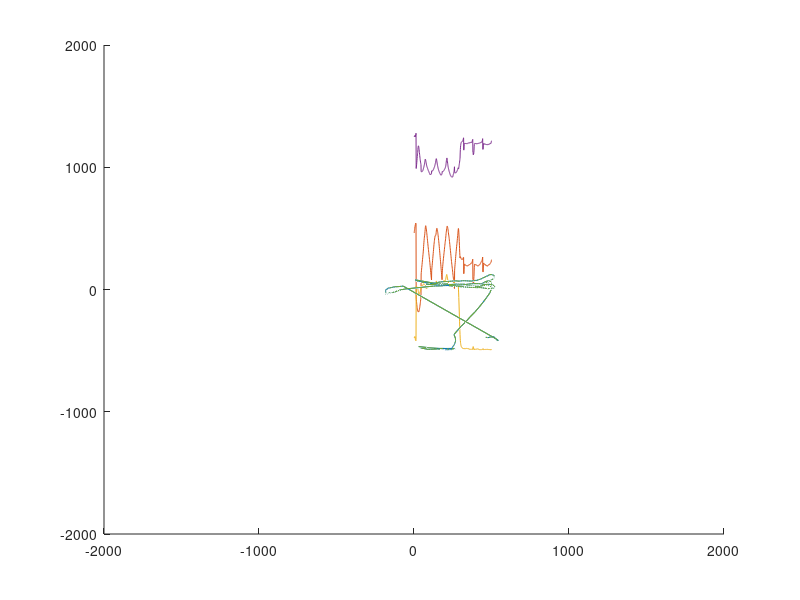

The MATLAB script that drew this image:
D = load('data2.mat');
data = D.d2;
minX = -2000;
maxX = 2000;
minY = -2000;
maxY = 2000;
minZ = -2000;
maxZ = 2000;
X = int16(data(3:4:end, 1));
Y = int16(data(3:4:end, 2));
Z = int16(data(3:4:end, 3));

axis([minX maxX minY maxY minZ maxX])
hold on
plot3(X,Y,Z);
plot(X)
plot(Y)
plot(Z)

plot3(double(X),double(Y),double(Z));%%como fazer isso


x1 = [1 2 3 4 5 6 7 8 9];
X = uint16(X);
X = X(:)